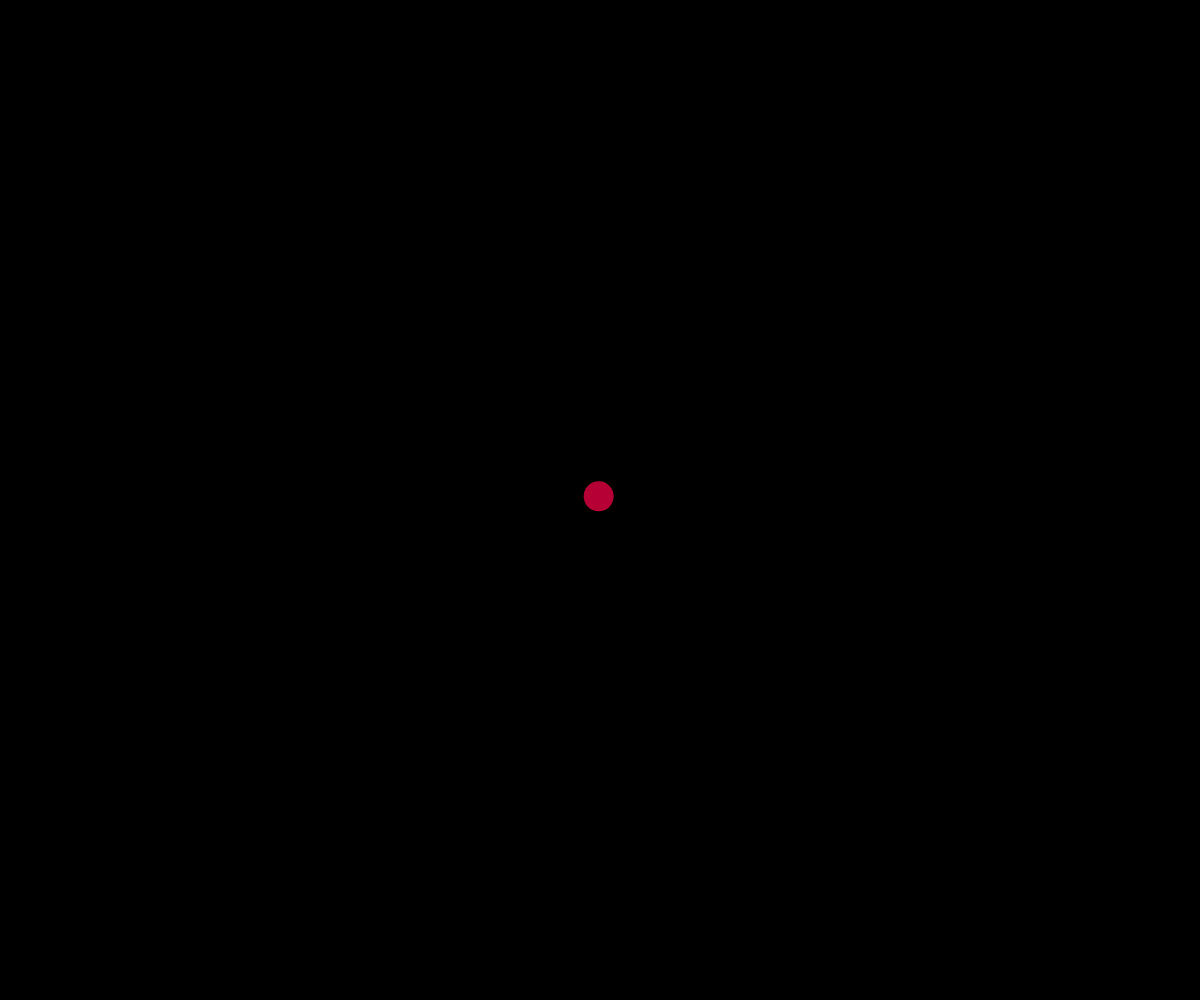
Frame 1 (no input)
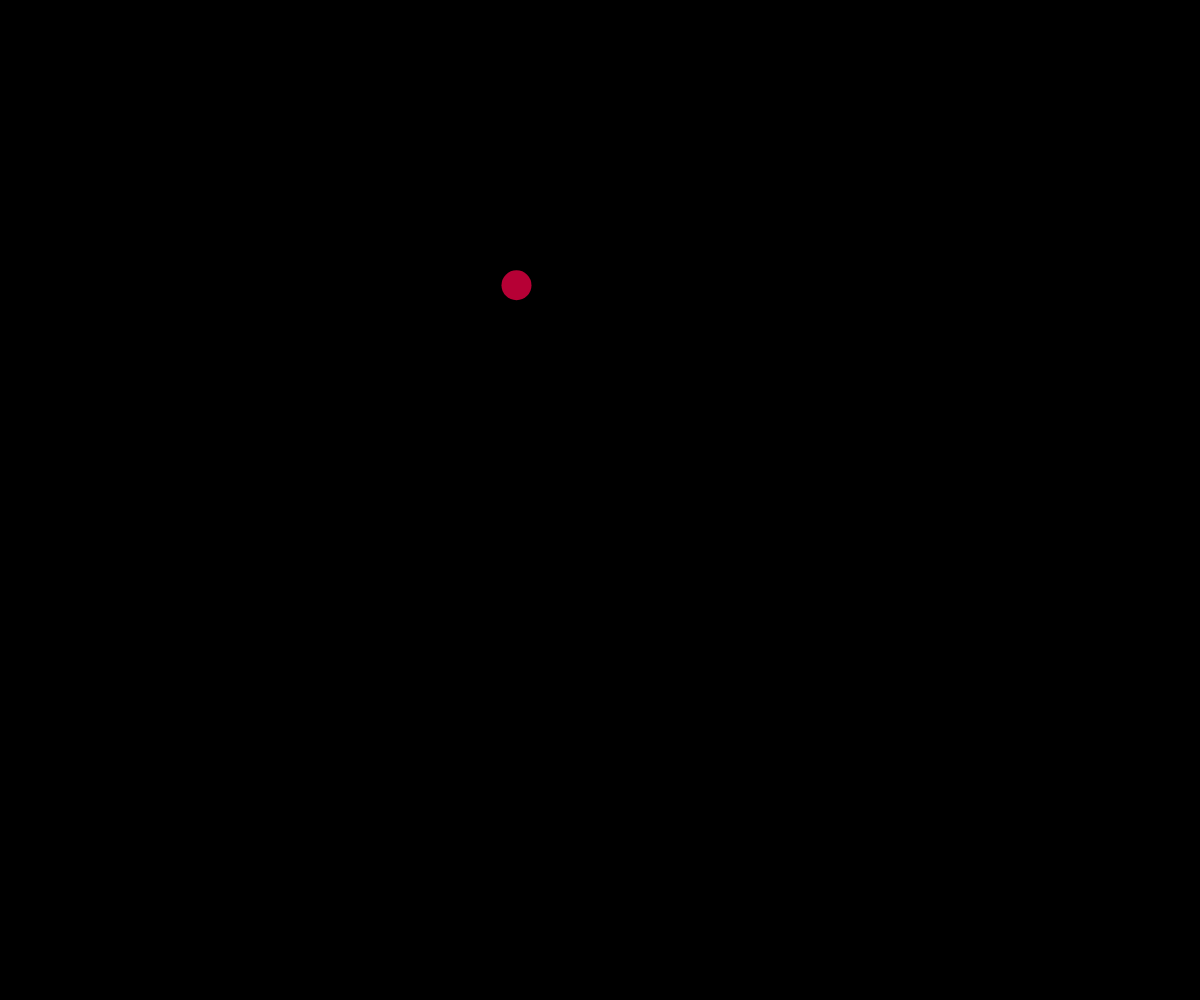
Frame 60 (no input)
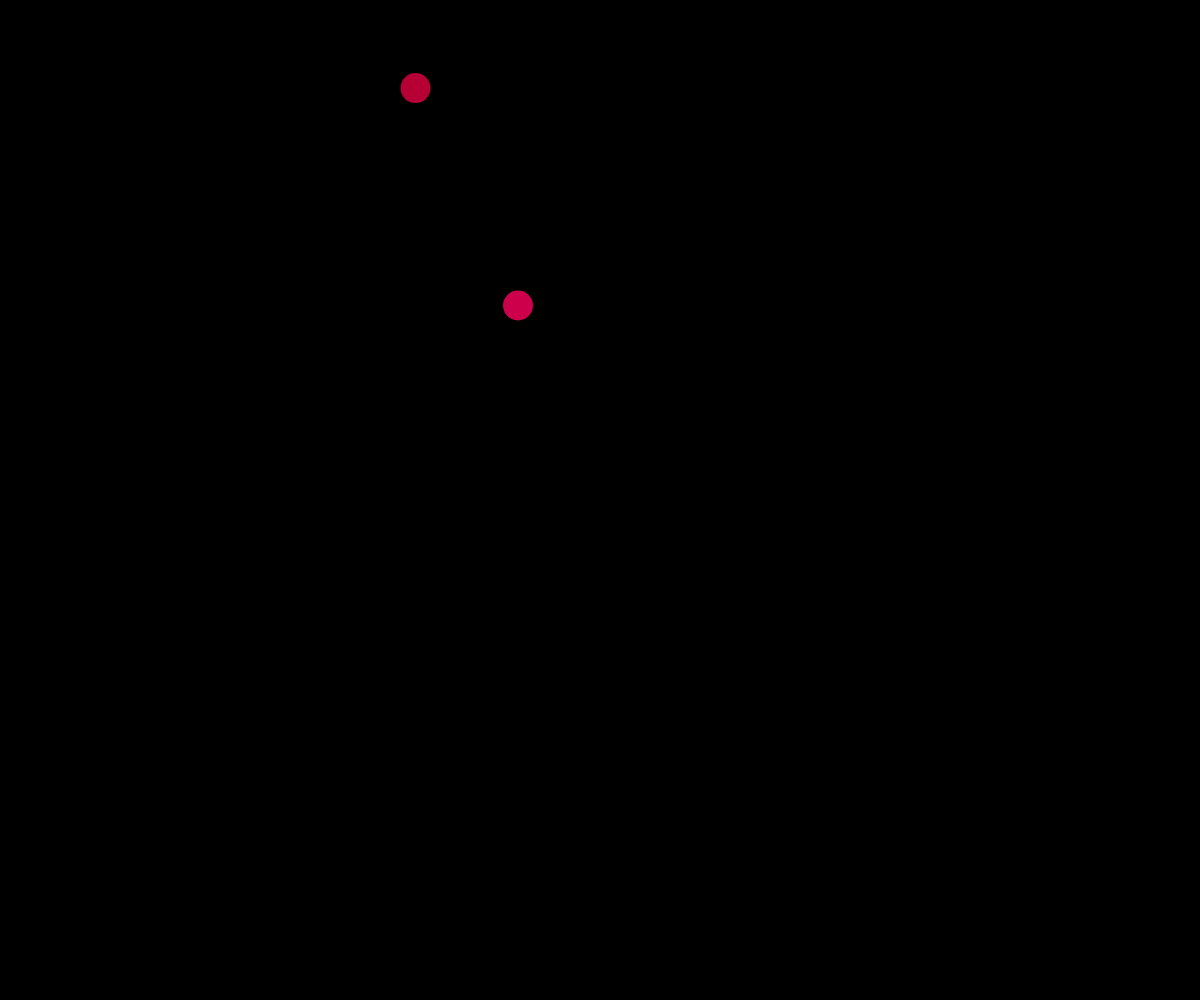
Frame 120 (the mouse pressed at the canvas centre since frame 60)

The p5.js sketch that drew these frames (run headless with seeded random() and noise() and a simulated clock; from frame 60 on, the mouse is pressed at the canvas centre):

// p5.js sketch
// ── sketch.js
// Connected Nodes OOP Demo
let points = [];

function setup() {
  createCanvas(windowWidth, windowHeight);
  spawnpoint(width/2, height/2);
}

function draw() {
  background(0);
  //move and draw lines
  for(let point of points){
    // eslint-disable-next-line indent
      point.update(points);
  }

  //draw circles
  for(let point of points){
    point.display();
  }
}

function spawnpoint(x,y){
  let somepoint = new MovingPoint(x,y);
  points.push(somepoint);
}

class MovingPoint{
  constructor(x,y){
    this.x = x;
    this.y = y;
    this.speed = 5;
    this.radius = 15;
    this.color = color(random(255), 0, random(255));
    this.xtime = random(1000);
    this.ytime = random(1000);
    this.deltaTime = 0.001;
    this.reach = 150;
    this.MIN_RADIUS = 15;
    this.MAX_RADIUS = 50;
  }

  display(){
    noStroke();
    fill(this.color);
    circle(this.x, this.y, this.radius*2);
  }

  update(thePoints){
    this.move();
    this.teleport();
    this.connectTo(thePoints);
    this.adjustSize();
  }

  adjustSize(){
    let mouseDistance = dist(this.x, this.y, mouseX, mouseY);
    if(mouseDistance < this.reach){
      let theSize = map(mouseDistance, 0, this.reach, this.MAX_RADIUS, this.MIN_RADIUS);
      this.radius = theSize;
    }

    else{
      this.radius = this.MIN_RADIUS;
    }
  }

  move(){
    //pick random direction movement
    let dx = noise(this.xtime);
    let dy = noise(this.ytime);

    //scale to the movement speed
    this.dx = map(dx, 0, 1, -this.speed, this.speed);
    this.dy = map(dy, 0, 1, -this.speed, this.speed);

    //move point
    this.x += this.dx;
    this.y += this.dy;

    //increment time
    this.xtime += this.deltaTime;
    this.ytime += this.deltaTime;
  }

  teleport(){
    //teleport across the screen if you fall off

    if(this.x > width){
      this.x = 0;
    }

    if(this.x < 0){
      this.x = width;
    }

    if(this.y > height){
      this.y = 0;
    }

    if(this.y < 0){
      this.y = height;
    }
  }

  connectTo(pointsArray){
    for (let otherpoint of pointsArray){
      //avoid self line drawing
      if(this !== otherpoint){
        let pointDistance = dist(this.x, this.y, otherpoint.x, otherpoint.y);
        if(pointDistance < this.reach){
          stroke(this.color);
          line(this.x, this.y, otherpoint.x, otherpoint.y);
        }
      }
    }
  }
}

function mousePressed(){
  spawnpoint(mouseX,mouseY);
}
